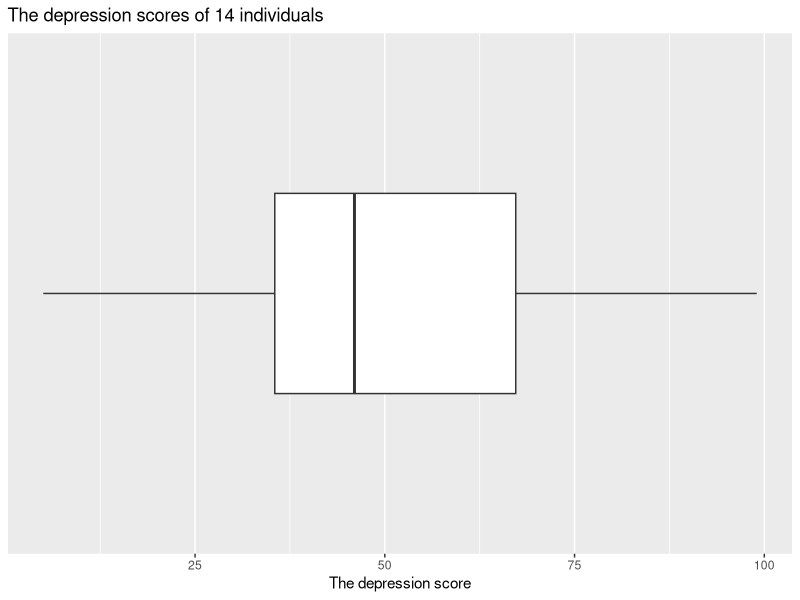

This chart was generated by the following R code:
## ---- chunk 1
knitr::opts_chunk$set(echo = TRUE) 
## ---- chunk 2
# data input
depression_score <- c(45, 39, 25, 47, 49, 5, 70, 99, 74, 37, 99, 35, 8, 59)
# calculate descriptive summaries
range_score <- max(depression_score) - min(depression_score)
## ---- chunk 3
library(ggplot2)
# create a box plot 
ggplot() +
  geom_boxplot(aes(y = depression_score)) +
  scale_x_discrete() +
  labs(title = "The depression scores of 14 individuals", 
       y = "The depression score") +
  coord_flip()
